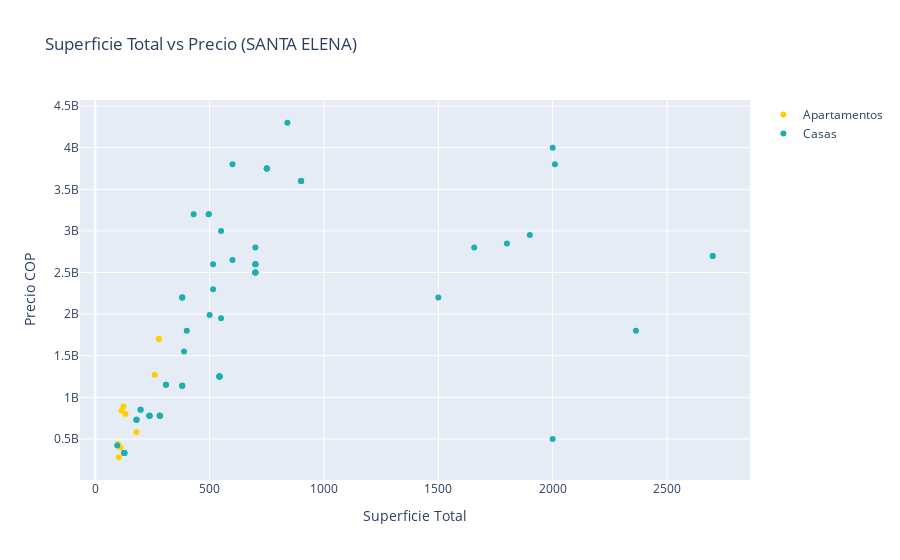

Notebook cell for this chart:
### Code cell
trace1 = go.Scatter(x = apto_elena.surface_total, y = apto_elena.price, mode = 'markers', name = 'Apartamentos',
                   marker_color = '#ffd000')
trace2 = go.Scatter(x = casa_elena.surface_total, y = casa_elena.price, mode = 'markers', name = 'Casas', 
                   marker_color = '#1caeb0')
layout = go.Layout(title = 'Superficie Total vs Precio (SANTA ELENA)',
                   xaxis_title = 'Superficie Total',
                   yaxis_title = 'Precio COP')
fig = go.Figure(data = [trace1, trace2], layout =  layout)
iplot(fig)
